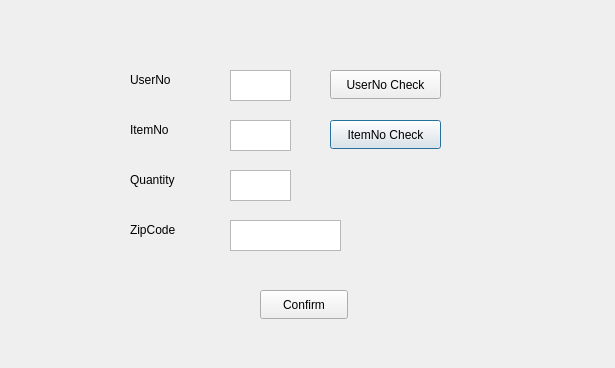
<?xml version="1.0" encoding="UTF-8"?>
<ui version="4.0">
 <class>insert_s4</class>
 <widget class="QDialog" name="insert_s4">
  <property name="geometry">
   <rect>
    <x>0</x>
    <y>0</y>
    <width>615</width>
    <height>368</height>
   </rect>
  </property>
  <property name="windowTitle">
   <string>Dialog</string>
  </property>
  <widget class="QLabel" name="label">
   <property name="geometry">
    <rect>
     <x>130</x>
     <y>120</y>
     <width>62</width>
     <height>20</height>
    </rect>
   </property>
   <property name="text">
    <string>ItemNo</string>
   </property>
  </widget>
  <widget class="QLabel" name="label_2">
   <property name="geometry">
    <rect>
     <x>130</x>
     <y>170</y>
     <width>62</width>
     <height>20</height>
    </rect>
   </property>
   <property name="text">
    <string>Quantity</string>
   </property>
  </widget>
  <widget class="QLabel" name="label_3">
   <property name="geometry">
    <rect>
     <x>130</x>
     <y>70</y>
     <width>62</width>
     <height>20</height>
    </rect>
   </property>
   <property name="text">
    <string>UserNo</string>
   </property>
  </widget>
  <widget class="QTextEdit" name="textEdit_userNo">
   <property name="geometry">
    <rect>
     <x>230</x>
     <y>70</y>
     <width>61</width>
     <height>31</height>
    </rect>
   </property>
  </widget>
  <widget class="QTextEdit" name="textEdit_itemNo">
   <property name="geometry">
    <rect>
     <x>230</x>
     <y>120</y>
     <width>61</width>
     <height>31</height>
    </rect>
   </property>
  </widget>
  <widget class="QTextEdit" name="textEdit_quantity">
   <property name="geometry">
    <rect>
     <x>230</x>
     <y>170</y>
     <width>61</width>
     <height>31</height>
    </rect>
   </property>
  </widget>
  <widget class="QPushButton" name="btn_itemNo">
   <property name="geometry">
    <rect>
     <x>330</x>
     <y>120</y>
     <width>111</width>
     <height>29</height>
    </rect>
   </property>
   <property name="text">
    <string>ItemNo Check</string>
   </property>
  </widget>
  <widget class="QPushButton" name="btn_confirm">
   <property name="geometry">
    <rect>
     <x>260</x>
     <y>290</y>
     <width>88</width>
     <height>29</height>
    </rect>
   </property>
   <property name="text">
    <string>Confirm</string>
   </property>
  </widget>
  <widget class="QTextEdit" name="textEdit_zipdoe">
   <property name="geometry">
    <rect>
     <x>230</x>
     <y>220</y>
     <width>111</width>
     <height>31</height>
    </rect>
   </property>
  </widget>
  <widget class="QLabel" name="label_4">
   <property name="geometry">
    <rect>
     <x>130</x>
     <y>220</y>
     <width>62</width>
     <height>20</height>
    </rect>
   </property>
   <property name="text">
    <string>ZipCode</string>
   </property>
  </widget>
  <widget class="QPushButton" name="btn_userNo">
   <property name="geometry">
    <rect>
     <x>330</x>
     <y>70</y>
     <width>111</width>
     <height>29</height>
    </rect>
   </property>
   <property name="text">
    <string>UserNo Check</string>
   </property>
  </widget>
 </widget>
 <resources/>
 <connections/>
</ui>
